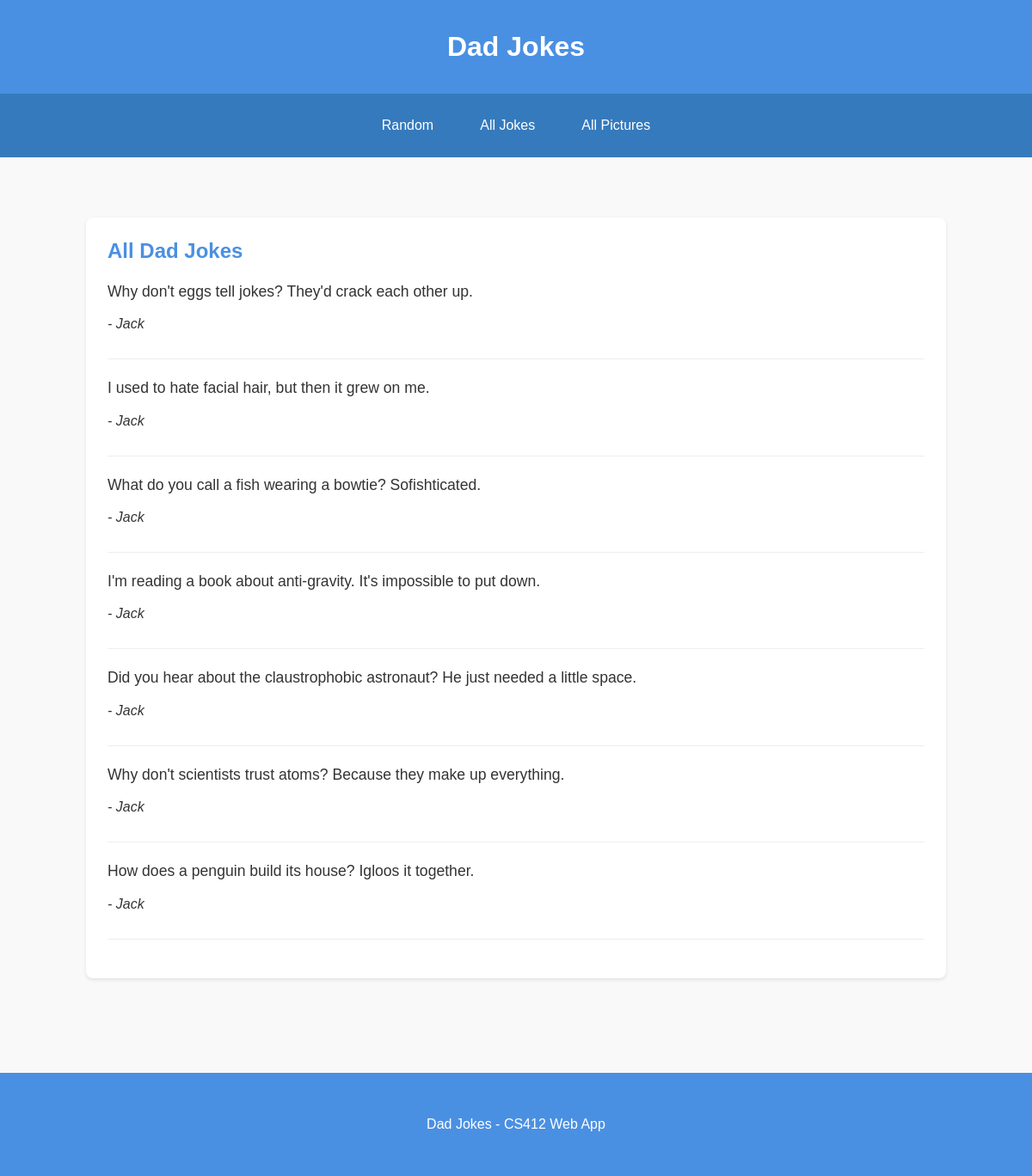
/dadjokes/jokes/, run on the app's committed database.
### dadjokes/models.py (models this page shows, shortened)
class Joke(models.Model):
    text = models.TextField()
    name = models.CharField(max_length=100)
    timestamp = models.DateTimeField(auto_now_add=True)

### dadjokes/views.py (the view)
# urls.py: path('jokes/', views.jokes_view, name='jokes'),
def jokes_view(request):
    jokes = Joke.objects.all()
    context = {
        'jokes': jokes,
    }
    return render(request, 'dadjokes/jokes.html', context)

### dadjokes/templates/dadjokes/jokes.html (shortened to what this page needs)
{% extends 'dadjokes/base.html' %}
{% block content %}
<div class="card">
    <h2>All Dad Jokes</h2>
    {% if jokes %}
        {% for joke in jokes %}
            <div style="margin-bottom: 20px; padding-bottom: 15px; border-bottom: 1px solid #eee;">
                <div class="joke-text">
                    {{ joke.text }}
                </div>
                <p><em>- {{ joke.name }}</em></p>
            </div>
        {% endfor %}
    {% else %}
        <p>No jokes available yet!</p>
    {% endif %}
</div>
{% endblock %}

### dadjokes/templates/dadjokes/base.html (style rules this page uses)
body { font-family: 'Arial', sans-serif; margin: 0; padding: 0; background-color: #f9f9f9; color: #333; }
.card { background: white; border-radius: 8px; padding: 25px; margin: 20px 0; box-shadow: 0 2px 4px rgba(0,0,0,0.1); }
.joke-text { font-size: 1.1em; line-height: 1.5; margin-bottom: 15px; color: #333; }
h2 { color: #4a90e2; margin-top: 0; }

### data on the page
Joke: text "Why don't eggs tell jokes? They'd crack each other up.", name "Jack"
Joke: text "I used to hate facial hair, but then it grew on me.", name "Jack"
Joke: text "What do you call a fish wearing a bowtie? Sofishticated.", name "Jack"
Joke: text "I'm reading a book about anti-gravity. It's impossible to put down.", name "Jack"
Joke: text "Did you hear about the claustrophobic astronaut? He just needed a little space.", name "Jack"
Joke: text "Why don't scientists trust atoms? Because they make up everything.", name "Jack"
Joke: text "How does a penguin build its house? Igloos it together.", name "Jack"
